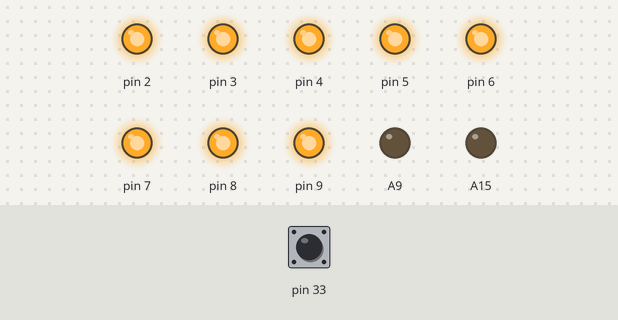
A sketch run on a simulated Arduino Mega 2560, built with avr-gcc and run on an emulated ATmega2560. Shown: output pins drawn as LEDs (lit = HIGH). Inputs (shaded band) come from the test bench; at power-on: pin 33 HIGH.

Above: at 1.2 s.
1.3 s: pin 33 pulled LOW for 0.15 s
At 2.9 s:
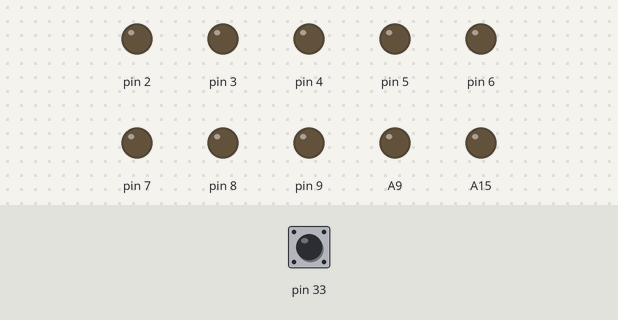
4.4 s: pin 33 pulled LOW for 3.2 s
At 8.0 s:
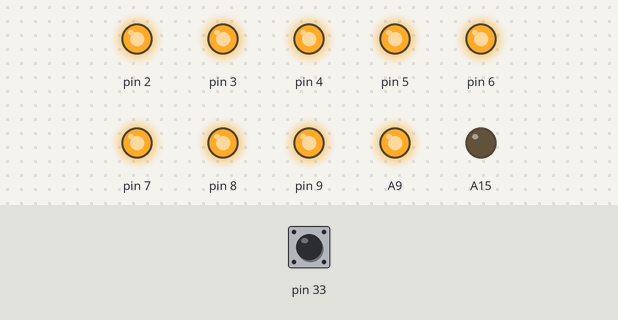
Timing chart, 0 to 14.8 s (numbered marks = the images above; inputs shaded):
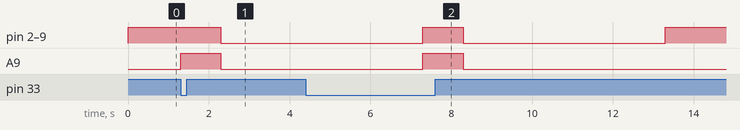

Measured:
- after the input at 1.3 s, pin 2–9: HIGH → LOW after 1.0 s; A9: LOW → HIGH at once, → LOW 1.0 s later
- after the input at 4.4 s, A9: LOW → HIGH after 2.9 s, → LOW 1.0 s later

The sketch:

LAB_3_2_N.ino
```cpp
int BASE = 2;
void setup() {
  pinMode(33, INPUT_PULLUP);
  for (int i = 0; i < 8; i ++){
    pinMode(i + BASE, OUTPUT);
    digitalWrite(i + BASE, 1);
  }
  pinMode(A9, OUTPUT);
  pinMode(A15, OUTPUT);
  digitalWrite(A15, LOW);
}

void loop(){
  if ( digitalRead( 33) == 0){
    digitalWrite(A9, 1);
    delay(1000);
    digitalWrite(A9, 0);
    for (int i = BASE; i < BASE + 8; i ++)
      digitalWrite(i, 0);
    delay(5000);
    for (int i = BASE; i < BASE + 8; i ++)
      digitalWrite(i, 1);
  }
}
```
